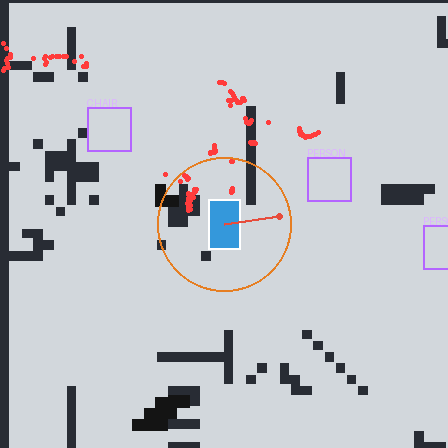
#> input picture MirMap&Motive_HeavyPhase_IntermediateV1/backups/step62_20260924_200850/gold_bev_images_pre_step62/frame_00004.png, 448 x 448 px
$ python -i video_quality_agent.py   (imports and definitions only)   (older library calls are emulated)
#> lines starting #> are read from the running program, lines starting #| are printed output that depends on the picture; after the words box and inside, x2 and y2 are one past the last pixel; in counts of white or black regions, pixels touching at a corner belong together
#!/usr/bin/env python3
# -*- coding: utf-8 -*-
"""
video_quality_agent.py - Industry-Grade Video Quality Agent (v2.0)

Checks 15 VLA-critical quality factors based on standards from:
- Google DeepMind (RT-2, RT-X, Open X-Embodiment)
- Physical Intelligence (pi-0, pi-0.5)
- Tesla Optimus, Figure AI, 1X Technologies
- NVIDIA GR00T, UC Berkeley DROID, Stanford ALOHA
- Meta Ego4D, HuggingFace LeRobot

Output: VIDEO_QA_REPORT_FOR_AI.txt (Desktop)
"""
import os, sys, cv2, csv, glob, json, math
import numpy as np
from datetime import datetime, timezone
from collections import Counter

VERSION = "2.0"

# ============ INDUSTRY STANDARDS (from real papers) ============
MIN_FPS = 20                          # Berkeley DROID minimum
IDEAL_FPS = 30                        # Google RT-X standard
MAX_FPS_JITTER_PCT = 5.0              # Tesla standard
MIN_RESOLUTION_HEIGHT = 480           # Physical Intelligence pi-0
IDEAL_RESOLUTION_HEIGHT = 720         # Modern VLA standard
MAX_MOTION_BLUR_PCT = 15.0            # Figure AI standard
MAX_FROZEN_FRAMES_PCT = 2.0           # NVIDIA GR00T
MIN_BRIGHTNESS = 40                   # HDR standard
MAX_BRIGHTNESS = 220
MIN_CONTRAST = 25                     # Berkeley
MIN_SHARPNESS = 40                    # Focus threshold
MAX_OCCLUSION_PCT = 60.0              # Stanford ALOHA
MIN_SCENE_DIVERSITY = 0.15            # Meta Ego4D score
MAX_SYNC_DRIFT_FRAMES = 3             # Google RT-X strict
MAX_OVERLAY_TEXT_REGIONS = 2          # NVIDIA GR00T data leakage

def utc_now_iso():
    return datetime.now(tz=timezone.utc).isoformat()

def find_project_root():
    here = os.path.dirname(os.path.abspath(__file__))
    return os.path.dirname(here)

# [35 lines left out: functions list_video_sessions, count_csv_frames, not called in this run]

# ============ CHECK 5: Ghost Overlay Detection ============
def detect_ghost_overlay(gray):
    _, binary = cv2.threshold(gray, 200, 255, cv2.THRESH_BINARY)
    num_labels, labels, stats, _ = cv2.connectedComponentsWithStats(binary, connectivity=8)
    small_blobs, large_blobs = 0, 0
    for i in range(1, num_labels):
        area = stats[i, cv2.CC_STAT_AREA]
        w = stats[i, cv2.CC_STAT_WIDTH]
        h = stats[i, cv2.CC_STAT_HEIGHT]
        if area < 5:
            continue
        if 5 <= area <= 200 and 0.5 <= (w / max(h, 1)) <= 2.0:
            small_blobs += 1
        elif area > 500:
            large_blobs += 1
    edges = cv2.Canny(gray, 100, 200)
    lines = cv2.HoughLinesP(edges, 1, np.pi/180, threshold=50, minLineLength=30, maxLineGap=10)
    line_count = len(lines) if lines is not None else 0
    return small_blobs, large_blobs, line_count

# ============ CHECK 8: Motion Blur ============
def measure_motion_blur(gray):
    """Higher return = sharper. Below MIN_SHARPNESS = blurry."""
    return cv2.Laplacian(gray, cv2.CV_64F).var()

# ============ CHECK 7: Dynamic Range (HDR) ============
def measure_dynamic_range(gray):
    p5, p95 = np.percentile(gray, [5, 95])
    return float(p95 - p5)

# ============ CHECK 10: Scene Diversity (Meta Ego4D) ============
# [578 lines left out: functions compute_scene_diversity, detect_text_overlay_regions, estimate_foreground_ratio, measure_temporal_jitter, analyze_video, write_report and 1 more, not called in this run]

# [8 lines not run here, left out]

>>> import cv2
>>> picture = cv2.imread('../backups/step62_20260924_200850/gold_bev_images_pre_step62/frame_00004.png', cv2.IMREAD_GRAYSCALE)
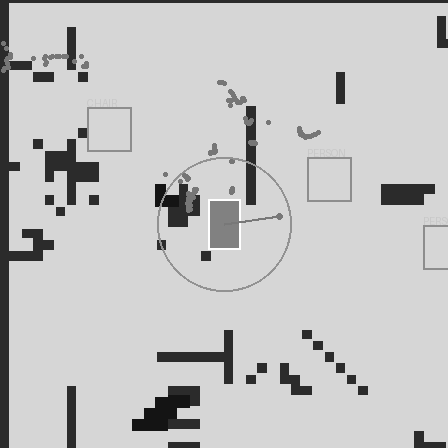
#> picture: shape (448, 448); min 20, max 255, mean 196.5
>>> result = detect_ghost_overlay(picture)
#> in detect_ghost_overlay, `_, binary = cv2.threshold(gray, 200, 255, cv2.THRESH_BINARY)`:
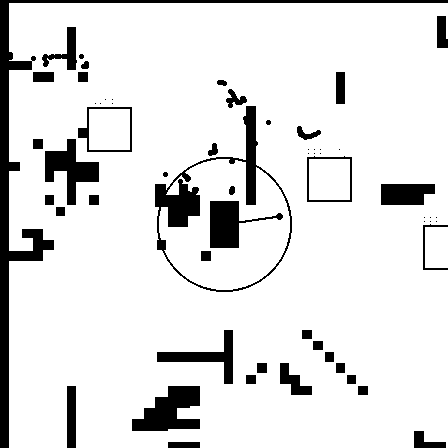
#> binary: shape (448, 448); 88.7% white; 59 black regions (18 under 20 px), largest, box (x1, y1, x2, y2) and area: (0, 0, 448, 448) 6475, (155, 106, 292, 292) 3283, (132, 386, 200, 431) 1942
#> in detect_ghost_overlay, `num_labels, labels, stats, _ = cv2.connectedComponentsWithStats(binary..`:
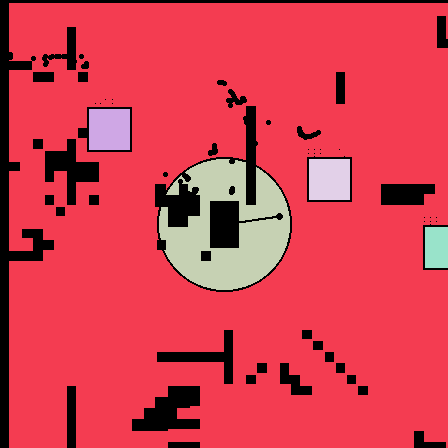
#> labels: shape (448, 448) int32; 6 distinct labels, from 0 to 5; one colour per label, 0 black
#> in detect_ghost_overlay, `num_labels, labels, stats, _ = cv2.connectedComponentsWithStats(binary..`: num_labels = 6; stats = [[0, 0, 448, 448, 22740], [9, 3, 439, 445, 163433], [89, 109, 41, 41, 1681], [159, 159, 131, 131, 10226], [309, 159, 41, 41, 1681], [425, 227, 23, 41, 943]]
#> the loop in detect_ghost_overlay, `for i in range(1, num_labels):` made 5 passes
#> (area, w, h) on passes 1 to 5: (163433, 439, 445), (1681, 41, 41), (10226, 131, 131), (1681, 41, 41), (943, 23, 41)
#> after the loop in detect_ghost_overlay, `for i in range(1, num_labels):`: large_blobs = 5; small_blobs = 0
#> in detect_ghost_overlay, `edges = cv2.Canny(gray, 100, 200)`:
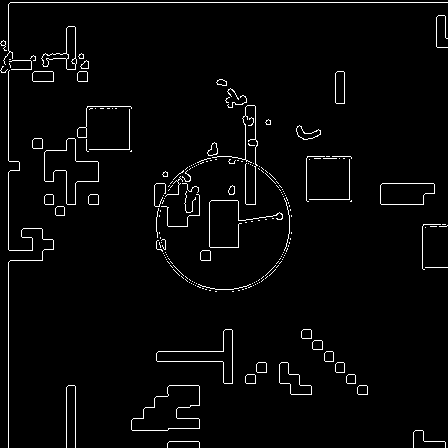
#> edges: shape (448, 448); 2.7% white in thin lines or dots
#> in detect_ghost_overlay, `lines = cv2.HoughLinesP(edges, 1, np.pi/180, threshold=50, minLineLeng..`: lines = 21 rows, first 6: [10, 2, 447, 2], [8, 53, 8, 4], [8, 447, 8, 262], [75, 447, 75, 386], [66, 447, 66, 387], [245, 203, 245, 96]
#> in detect_ghost_overlay, `line_count = len(lines) if lines is not None else 0`: line_count = 21
#> result = (0, 5, 21)
